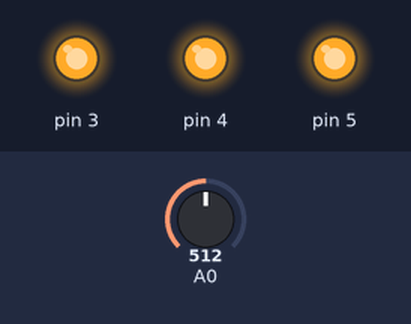
This sketch was run on a simulated Arduino Uno, built with avr-gcc and run on an emulated ATmega328P. On the bench: output pins drawn as LEDs (lit = HIGH). Inputs (shaded band) come from the test bench; at power-on: A0 = 512. What the sketch prints to the serial monitor is not drawn.

Above: at 1.2 s.
1.3 s: A0 set to 56
2.8 s: A0 set to 45
At 3.8 s:
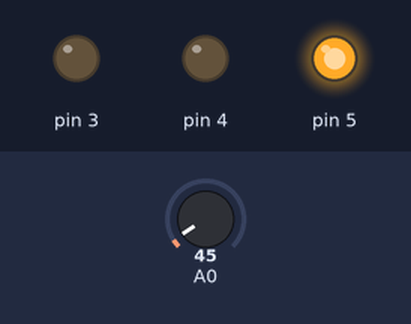
4.3 s: A0 set to 20
At 4.9 s:
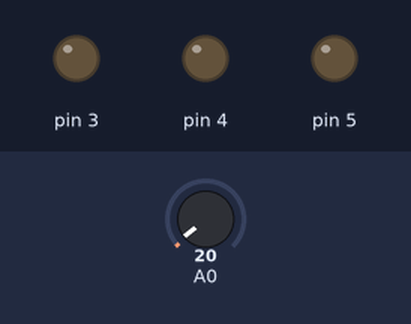
5.8 s: A0 set to 40
At 6.1 s:
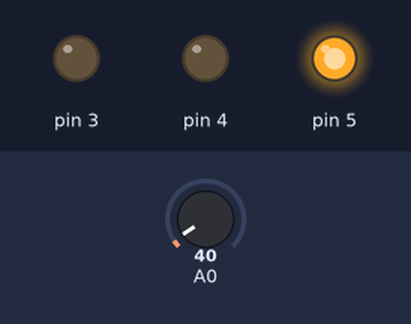
7.3 s: A0 set to 60
At 8.5 s:
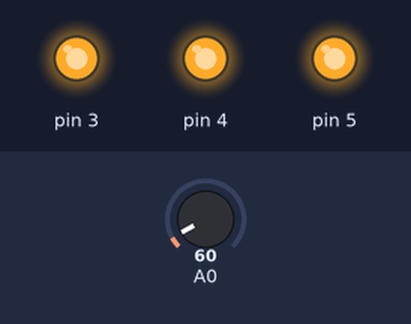
8.8 s: A0 set to 0
At 9.5 s:
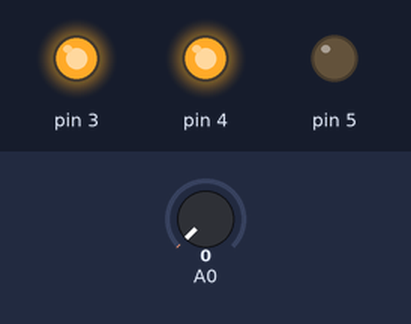
Timing chart, 0 to 11.3 s (numbered marks = the images above; inputs shaded):
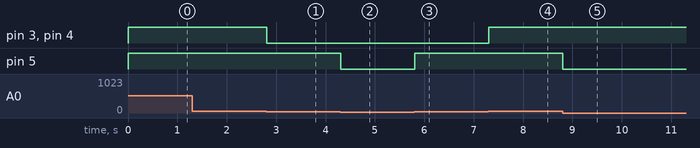

Measured:
- the behaviour switches between 51 and 50 on A0 (found by bisection; images 0 and 1)
- after the input at 2.8 s, pin 3, pin 4: HIGH → LOW at once
- after the input at 4.3 s, pin 5: HIGH → LOW at once
- after the input at 5.8 s, pin 5: LOW → HIGH at once
- after the input at 7.3 s, pin 3, pin 4: LOW → HIGH at once
- after the input at 8.8 s, pin 5: HIGH → LOW at once

The sketch:

TempWarning.ino
```cpp
// C++ code
//

// Sensors and Modules Definitions
#define RED_LED 	0x3
#define BUZZER  	0x4
#define TMP_SENSOR 	0x0
#define MOTOR 		0x5

int tmpValue = 0;

// Initializing and Configurations
void setup()
{
  pinMode(RED_LED, OUTPUT);
  pinMode(BUZZER, OUTPUT);
  pinMode(MOTOR, OUTPUT);

  Serial.begin(9600);

  digitalWrite(RED_LED, LOW);
  digitalWrite(BUZZER, LOW);
  digitalWrite(MOTOR, LOW);
}

void loop()
{
  tmpValue = analogRead(TMP_SENSOR);
  Serial.println(tmpValue);

  if(tmpValue >= 30){
  	// activating motor
    digitalWrite(MOTOR, HIGH);

    if(tmpValue > 50){
      // power on led and buzzer to warn danger
    	digitalWrite(RED_LED, HIGH);
      	digitalWrite(BUZZER, HIGH);
    }else{
      // power off led and buzzer
    	digitalWrite(RED_LED, LOW);
      	digitalWrite(BUZZER, LOW);
    }
  }else{
  	// activating motor
    digitalWrite(MOTOR, LOW);
  }
}
```
